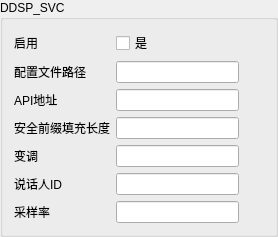
             <widget class="QGroupBox" name="groupBox_ddsp_svc">
              <property name="title">
               <string>DDSP_SVC</string>
              </property>
              <layout class="QGridLayout" name="gridLayout_49" columnstretch="9,1">
               <item row="0" column="0">
                <layout class="QGridLayout" name="gridLayout_48">
                 <item row="0" column="0">
                  <widget class="QLabel" name="label_ddsp_svc_enable">
                   <property name="text">
                    <string>启用</string>
                   </property>
                  </widget>
                 </item>
                 <item row="3" column="0">
                  <widget class="QLabel" name="label_ddsp_svc_fSafePrefixPadLength">
                   <property name="text">
                    <string>安全前缀填充长度</string>
                   </property>
                  </widget>
                 </item>
                 <item row="5" column="1">
                  <widget class="QLineEdit" name="lineEdit_ddsp_svc_sSpeakId"/>
                 </item>
                 <item row="0" column="1">
                  <widget class="QCheckBox" name="checkBox_ddsp_svc_enable">
                   <property name="text">
                    <string>是</string>
                   </property>
                  </widget>
                 </item>
                 <item row="2" column="1">
                  <widget class="QLineEdit" name="lineEdit_ddsp_svc_api_ip_port"/>
                 </item>
                 <item row="2" column="0">
                  <widget class="QLabel" name="label_ddsp_svc_api_ip_port">
                   <property name="text">
                    <string>API地址</string>
                   </property>
                  </widget>
                 </item>
                 <item row="1" column="0">
                  <widget class="QLabel" name="label_ddsp_svc_config_path">
                   <property name="text">
                    <string>配置文件路径</string>
                   </property>
                  </widget>
                 </item>
                 <item row="3" column="1">
                  <widget class="QLineEdit" name="lineEdit_ddsp_svc_fSafePrefixPadLength"/>
                 </item>
                 <item row="4" column="1">
                  <widget class="QLineEdit" name="lineEdit_ddsp_svc_fPitchChange"/>
                 </item>
                 <item row="5" column="0">
                  <widget class="QLabel" name="label_ddsp_svc_sSpeakId">
                   <property name="text">
                    <string>说话人ID</string>
                   </property>
                  </widget>
                 </item>
                 <item row="1" column="1">
                  <widget class="QLineEdit" name="lineEdit_ddsp_svc_config_path"/>
                 </item>
                 <item row="4" column="0">
                  <widget class="QLabel" name="label_ddsp_svc_fPitchChange">
                   <property name="text">
                    <string>变调</string>
                   </property>
                  </widget>
                 </item>
                 <item row="6" column="0">
                  <widget class="QLabel" name="label_ddsp_svc_sampleRate">
                   <property name="text">
                    <string>采样率</string>
                   </property>
                  </widget>
                 </item>
                 <item row="6" column="1">
                  <widget class="QLineEdit" name="lineEdit_ddsp_svc_sampleRate"/>
                 </item>
                </layout>
               </item>
               <item row="0" column="1">
                <spacer name="horizontalSpacer_32">
                 <property name="orientation">
                  <enum>Qt::Horizontal</enum>
                 </property>
                 <property name="sizeHint" stdset="0">
                  <size>
                   <width>40</width>
                   <height>20</height>
                  </size>
                 </property>
                </spacer>
               </item>
              </layout>
             </widget>
